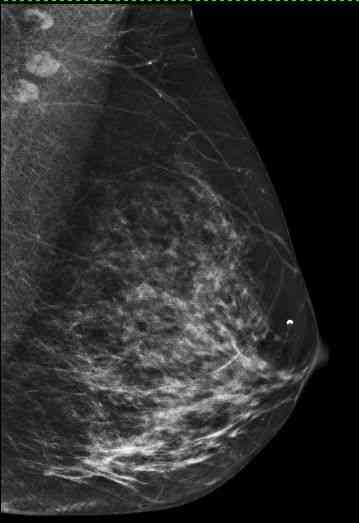
#> input picture Analise Cancer de Mama/imagem2.jpg, 359 x 523 px
$ python Processamento_Imagem_Uni.py
#> lines starting #> are read from the running program, lines starting #| are printed output that depends on the picture; long printed decimals are rounded
#pip install scikit-image
#pip install Pillow

from PIL import Image, ImageDraw, ImageEnhance
from skimage import measure
import numpy as np
import cv2

# Abrir a imagen
imagem = Image.open('imagem2.jpg')
#> imagem is the input picture: PIL image 359x523 RGB; mean R, G, B 44.7, 44.9, 44.7

# converter a imagen em escala de cinza
imagem_cinza = imagem.convert('L')

# Converter a imagem em uma matriz numpy
matriz_imagem = np.array(imagem_cinza)

# Detectar os contornos
contornos = measure.find_contours(matriz_imagem, 0.8)
#> contornos = 98 point arrays, longest 1733 points

# Desenhar os contornos na imagen original
desenhar = ImageDraw.Draw(imagem)
for contorno in contornos:
  for i in range(len(contorno) - 1):
    desenhar.line((contorno[i][1], contorno[i][0], contorno[i+1][1], contorno[i+1][0]), fill='red', width=2)
#> this loop made 98 passes
#> contorno on passes 6, 10, 13, 14, 15, 16, 18, 19, 21, 26, 29, 30: [[24.11, 0], [24, 0.014], [23.2, 0]], [[63.1, 0], [63, 0.0125], [62, 0.0121], [61.84, 0]], [[82.4, 0], [82, 0.0116], [81.8, 0]], [[88.8, 0], [88, 0.00909], [87.93, 0]], [[93.8, 0], [93, 0.00816], [92, 0.00825], [91.73, 0]], [[103.1, 0], [103, 0.0121], [102.9, 0]], [[108.4, 0], [108, 0.0093], [107.6, 0]], [[115.8, 0], [115, 0.00988], [114.7, 0]], [[119.1, 0], [119, 0.0104], [118.9, 0]], [[147.2, 0], [147, 0.0113], [146, 0.011], [145.2, 0]], [[162.3, 0], [162, 0.014], [161.2, 0]], [[167.1, 0], [167, 0.0119], [166.9, 0]]

# Aumentar o contraste
realcar = ImageEnhance.Contrast(imagem)
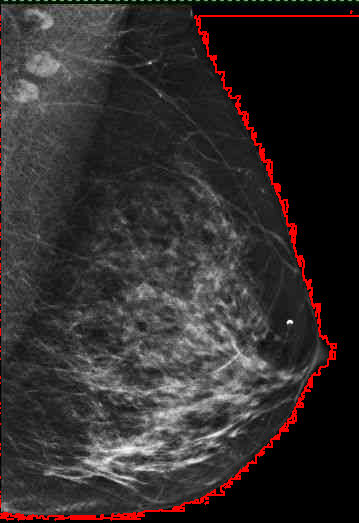
#> imagem: PIL image 359x523 RGB; mean R, G, B 49.9, 44.8, 44.6
imagem = realcar.enhance(15.5)
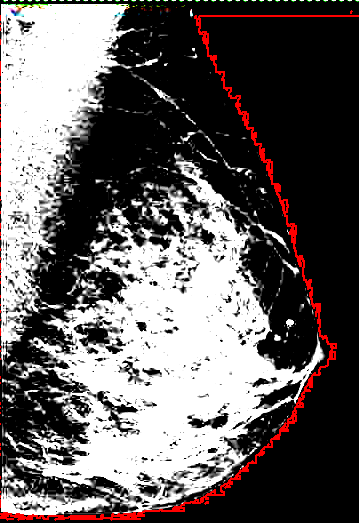
#> imagem: PIL image 359x523 RGB; mean R, G, B 101.5, 96.4, 96.2

# Mostrar a imagen com os contornos
imagem.save('mama_contornos.jpg')

import cv2
import numpy as np
img = cv2.imread("mama_contornos.jpg")
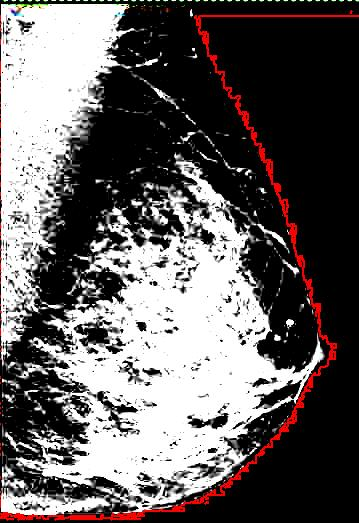
#> img: shape (523, 359, 3); mean B, G, R 96.6, 96.7, 101.4

#cv2.imshow('image', img)
numero_pixels_branco = np.sum(img == 255)
#> numero_pixels_branco = 113711
numero_pixels_preto = np.sum(img == 0)
#> numero_pixels_preto = 229745
print("numero de pixels brancos:", numero_pixels_branco)
#| numero de pixels brancos: 113711
print("numero de pixels preto:", numero_pixels_preto)
#| numero de pixels preto: 229745
#calcula a média de pixels brancos
percentual_pixels_brancos = numero_pixels_branco / (numero_pixels_branco + numero_pixels_preto) * 100
#> percentual_pixels_brancos = 33.11
print("percentual pixels brancos:", percentual_pixels_brancos)
#| percentual pixels brancos: 33.108
if(percentual_pixels_brancos >= 30):
  print('imagem com cancer ')
else:
    print('imagem sem cancer')
